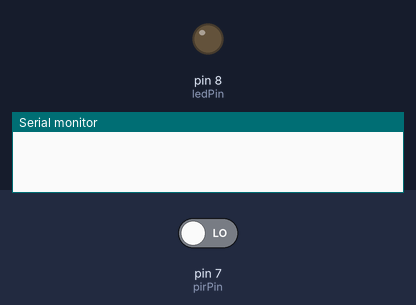
The sketch below on a simulated Arduino Uno, built with avr-gcc and run on an emulated ATmega328P. On the bench: output pins drawn as LEDs (lit = HIGH), the last lines printed to the serial monitor. The inputs (shaded band) are chosen by the test bench; at power-on: pin 7 (pirPin) LOW.

Above: at 1.2 s.
1.3 s: pin 7 (pirPin) driven HIGH
At 1.7 s:
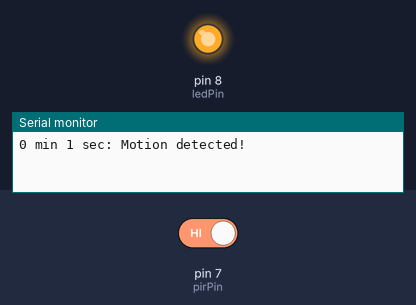
2.8 s: pin 7 (pirPin) driven LOW
At 4.1 s:
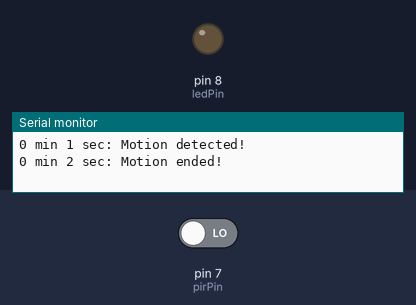
Timing chart, 0 to 5.8 s (numbered marks = the images above; inputs shaded):
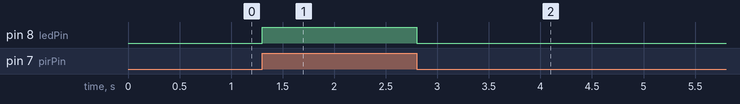

Measured:
- after the input at 1.3 s, pin 8 (ledPin): LOW → HIGH at once
- after the input at 2.8 s, pin 8 (ledPin): HIGH → LOW at once

The sketch:

PIR_sensor.ino
```cpp
// Code used only for PIR sensor and LED, it activates LED when motion is detected by PIR sensor

#include <Arduino.h>
#define MINUTE 60000 // for converting milliseconds to a minute
#define SECOND 1000 // for converting milliseconds to a second

int ledPin = 8;                // pin for the LED
int pirPin = 7;                // signal pin of the PIR sensor

int lastPirVal = LOW;          // the last value of the PIR sensor
int pirVal;                    // the current value of the PIR sensor

unsigned long myTime;          // number of milliseconds passed since the Arduino started running the code itself
char printBuffer[128];

void setup() {
  pinMode(ledPin, OUTPUT);    // declare LED as output
  pinMode(pirPin, INPUT);     // declare PIR sensor as input

  Serial.begin(9600);
}

void loop() {
  pirVal = digitalRead(pirPin);  // read current input value

  if (pirVal == HIGH) { // movement detected
    digitalWrite(ledPin, HIGH);  // turn LED on

    if (lastPirVal == LOW) { // if there was NO movement before
      myTime = millis();
      sprintf(printBuffer, "%lu min %lu sec: Motion detected!", myTime / MINUTE, myTime % MINUTE / SECOND);
      Serial.println(printBuffer);
      lastPirVal = HIGH;
    }
  } else { // no movement detected
    digitalWrite(ledPin, LOW); // turn LED off

    if (lastPirVal == HIGH) { // if there was a movement before
      myTime = millis();
      sprintf(printBuffer, "%lu min %lu sec: Motion ended!", myTime / MINUTE, myTime % MINUTE / SECOND);
      Serial.println(printBuffer);
      lastPirVal = LOW;
    }
  }
}
```
